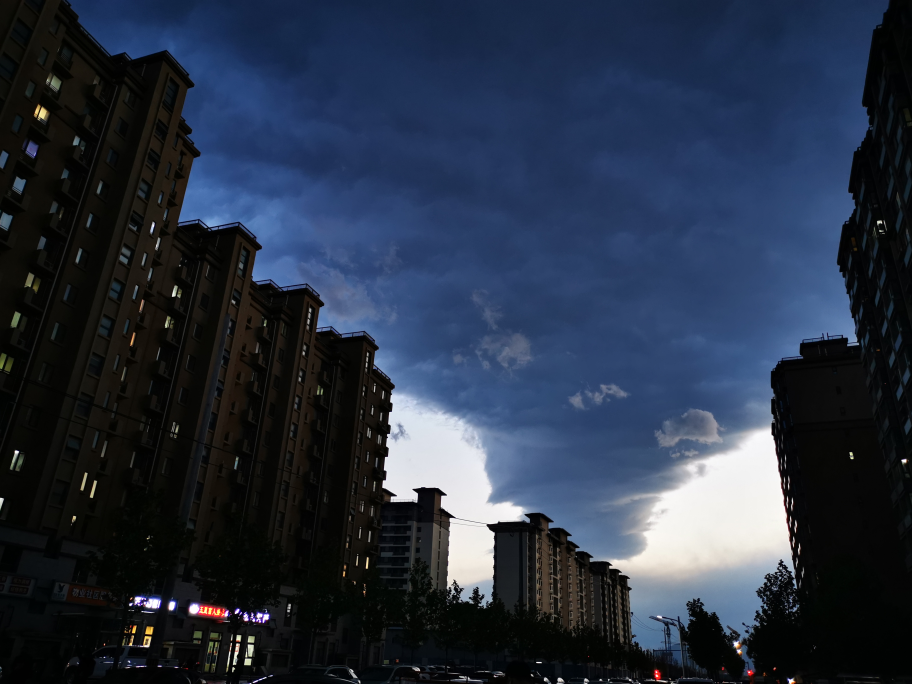
#> input picture datasets/lowlight/IMG_20200419_191100.jpg, 3648 x 2736 px (shown at 1/4 size)
$ python code2_multiscale_retinex.py
#> lines starting #> are read from the running program, lines starting #| are printed output that depends on the picture
import cv2
import numpy as np
import os

def single_scale_retinex(img, sigma):
    img = img.astype(np.float32) + 1.0
    img_blur = cv2.GaussianBlur(img, ksize=[0, 0], sigmaX=sigma)
    retinex = np.log(img / 256.0) - np.log(img_blur / 256.0)
    for cidx in range(retinex.shape[-1]):
        retinex[:, :, cidx] = cv2.normalize(retinex[:, :, cidx],\
                                     None, 0, 255, cv2.NORM_MINMAX)
    retinex = np.clip(retinex, a_min=0, a_max=255).astype(np.uint8)
    return retinex


def multi_scale_retinex(img, sigma_ls):
    img = img.astype(np.float32) + 1.0
    retinex_sum = None
    num_scale = len(sigma_ls)
    for sigma in sigma_ls:
        img_blur = cv2.GaussianBlur(img, ksize=[0, 0], sigmaX=sigma)
        retinex = np.log(img / 256.0) - np.log(img_blur / 256.0)
        if retinex_sum is None:
            retinex_sum = retinex
        else:
            retinex_sum += retinex
    retinex = retinex_sum / num_scale
    for cidx in range(retinex.shape[-1]):
        retinex[:, :, cidx] = cv2.normalize(retinex[:, :, cidx],\
                                    None, 0, 255, cv2.NORM_MINMAX)
    retinex = np.clip(retinex, a_min=0, a_max=255).astype(np.uint8)
    return retinex


def color_restoration(img, retinex):
    A = np.log(np.sum(img, axis=2, keepdims=True))
    retinex = retinex * (np.log(125.0 * img) - A)
    return retinex


def simplest_color_balance(img, dark_percent, light_percent):
    N = img.shape[0] * img.shape[1]
    dark_thr, light_thr = int(dark_percent * N), int(light_percent * N)
    res = img.copy()
    for cidx in range(img.shape[-1]):
        cur_ch = res[:, :, cidx]
        sorted_ch = sorted(cur_ch.flatten())
        mini, maxi = sorted_ch[dark_thr], sorted_ch[-light_thr]
        res[:, :, cidx] = np.clip((cur_ch - mini) / (maxi - mini),
                            a_min=0, a_max=1) * 255.0
    return res


def MSR_color_restoration(img, sigma_ls, dark_percent, light_percent):
    img = img.astype(np.float32) + 1.0
    retinex_sum = None
    num_scale = len(sigma_ls)
    for sigma in sigma_ls:
        img_blur = cv2.GaussianBlur(img, ksize=[0, 0], sigmaX=sigma)
        retinex = np.log(img) - np.log(img_blur)
        if retinex_sum is None:
            retinex_sum = retinex
        else:
            retinex_sum += retinex
    retinex = retinex_sum / num_scale
    output = color_restoration(img, retinex)
    output = simplest_color_balance(output, dark_percent, light_percent)
    output = np.clip(output, a_min=0, a_max=255).astype(np.uint8)
    return output


def MSR_color_preservation(img, sigma_ls, dark_percent, light_percent):
    img = img.astype(np.float32) + 1.0
    retinex_sum = None
    gray = np.mean(img, axis=2, keepdims=True)
    num_scale = len(sigma_ls)
    for sigma in sigma_ls:
        gray_blur = cv2.GaussianBlur(gray, ksize=[0, 0], sigmaX=sigma)
        gray_blur = np.expand_dims(gray_blur, axis=2)
        retinex = np.log(gray) - np.log(gray_blur)
        if retinex_sum is None:
            retinex_sum = retinex
        else:
            retinex_sum += retinex
    retinex = retinex_sum / num_scale
    retinex = simplest_color_balance(retinex, dark_percent, light_percent)
    B = np.max(img, axis=2, keepdims=True)
    gray_ratio = retinex / gray
    A = np.minimum(255.0 / B, gray_ratio)
    output = (img * A).astype(np.uint8)
    return output


if __name__ == "__main__":

    os.makedirs('./results/retinex', exist_ok=True)
    impath = "../datasets/lowlight/IMG_20200419_191100.jpg"
    lowlight = cv2.imread(impath)[:,:,::-1]
    h, w = lowlight.shape[:2]
#> h = 2736; w = 3648
    img = cv2.resize(lowlight, (w//4, h//4))
    sigma_ls = [15, 80, 250]
    for sigma in sigma_ls:
        ssr_out = single_scale_retinex(img, sigma=sigma)
        cv2.imwrite(f'./results/retinex/ssr_out_sigma{sigma}.png',\
                                            ssr_out[:,:,::-1])
    msr_out = multi_scale_retinex(img, sigma_ls=sigma_ls)
    cv2.imwrite(f'./results/retinex/msr_out.png', msr_out[:,:,::-1])
    msrcr_out = MSR_color_restoration(img, sigma_ls, 0.02, 0.02)
#> the loop in simplest_color_balance, `for cidx in range(img.shape[-1]):` made 3 passes
#> (mini, maxi) on passes 1 to 3: (-8.55, 3.51), (-8.77, 3.26), (-9.57, 3.07)
#> pass 1, in simplest_color_balance, `cur_ch = res[:, :, cidx]`:
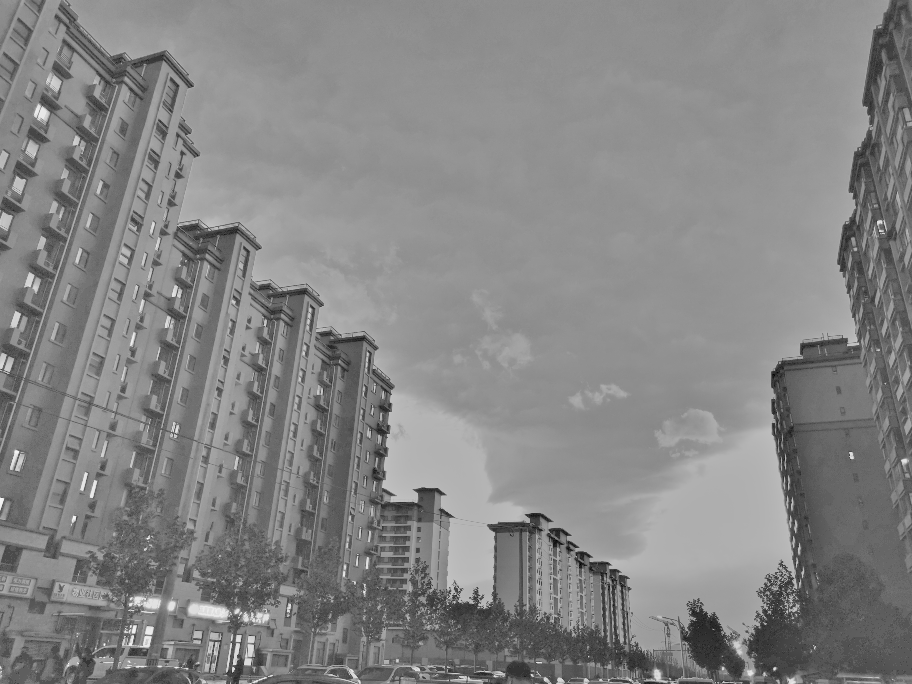
#> cur_ch: shape (684, 912) float32; min -15.33, max 11.09, mean -1.52; drawn with min black and max white
    cv2.imwrite(f'./results/retinex/msrcr_out.png', msrcr_out[:,:,::-1])
    msrcp_out = MSR_color_preservation(img, sigma_ls, 0.02, 0.02)
#> after the loop in MSR_color_preservation, `for sigma in sigma_ls:`:
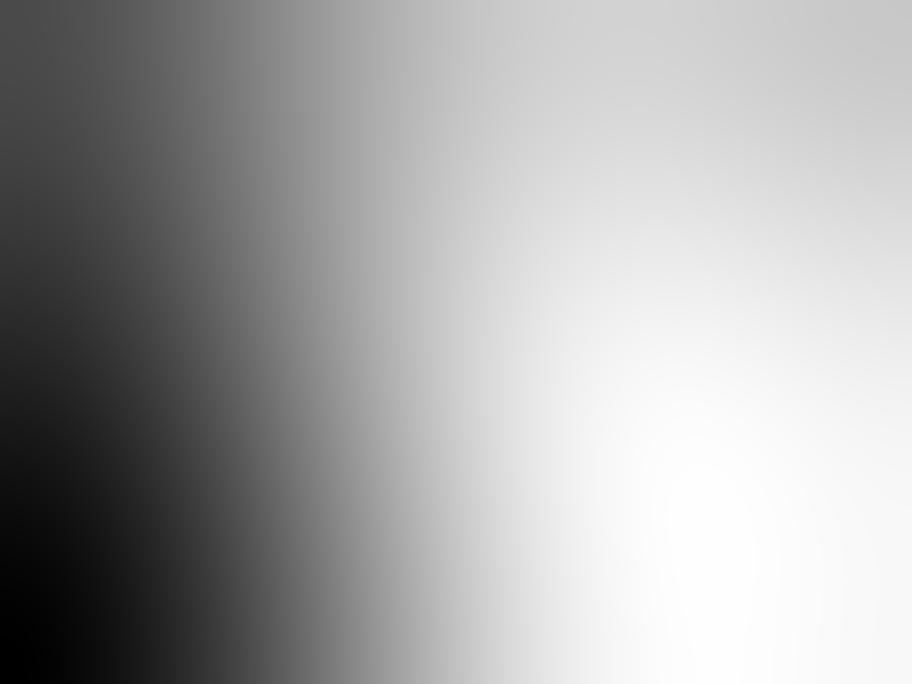
#> gray_blur: shape (684, 912, 1) float32; min 25.78, max 67.4, mean 53; drawn with min black and max white
#> call 2 of simplest_color_balance, with dark_percent = 0.02, light_percent = 0.02
#> the loop in simplest_color_balance (call 2), `for cidx in range(img.shape[-1]):` made 1 pass
#> (mini, maxi) on pass 1: (-2.42, 0.867)
#> after the loop in simplest_color_balance (call 2), `for cidx in range(img.shape[-1]):`:
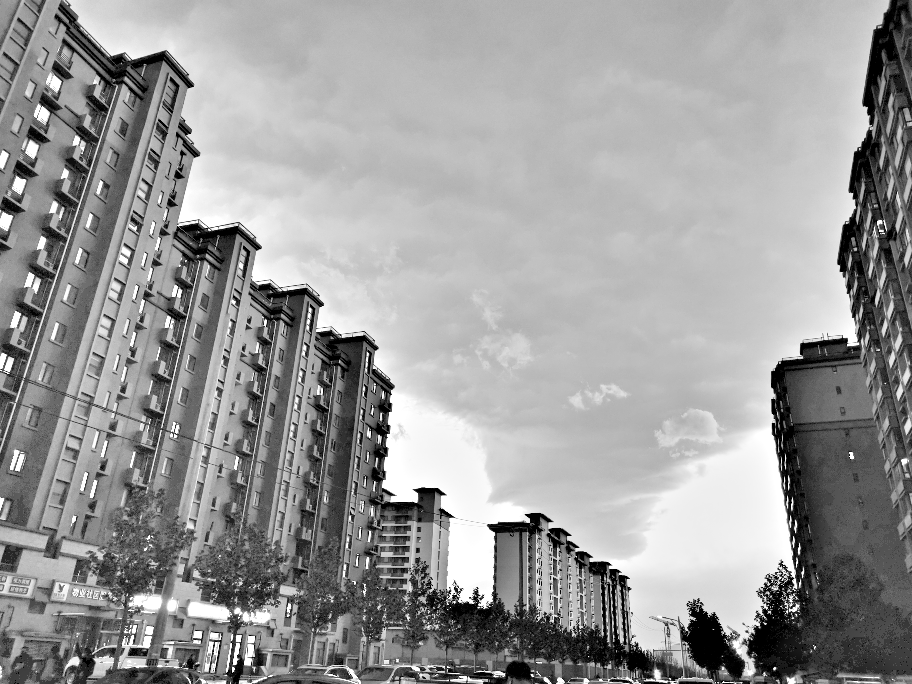
#> res: shape (684, 912, 1) float32; min 0, max 255, mean 154.3
#> in MSR_color_preservation, `B = np.max(img, axis=2, keepdims=True)`:
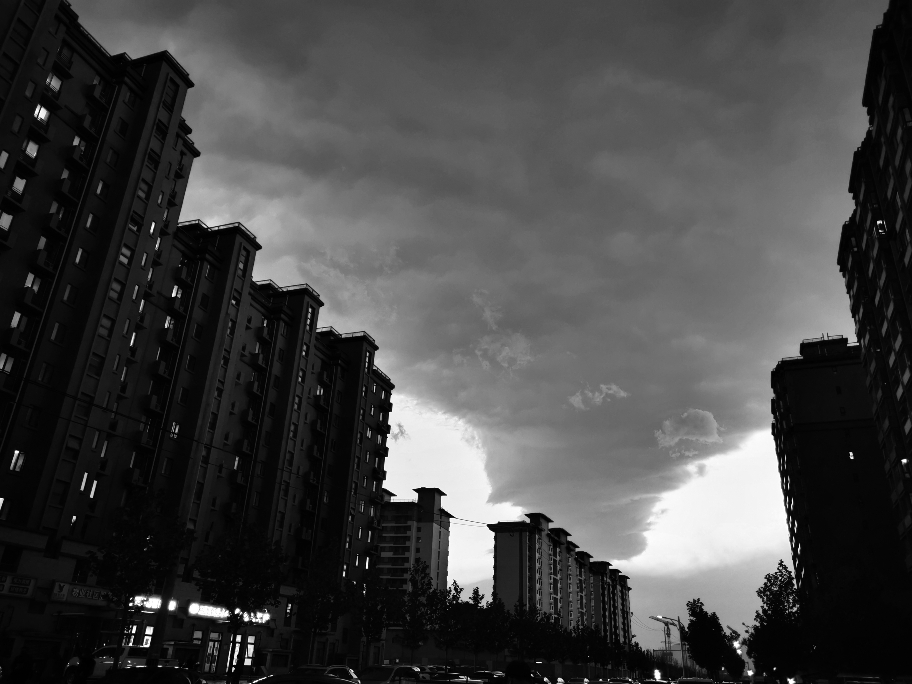
#> B: shape (684, 912, 1) float32; min 1, max 256, mean 69.9; drawn with min black and max white
#> in MSR_color_preservation, `gray_ratio = retinex / gray`:
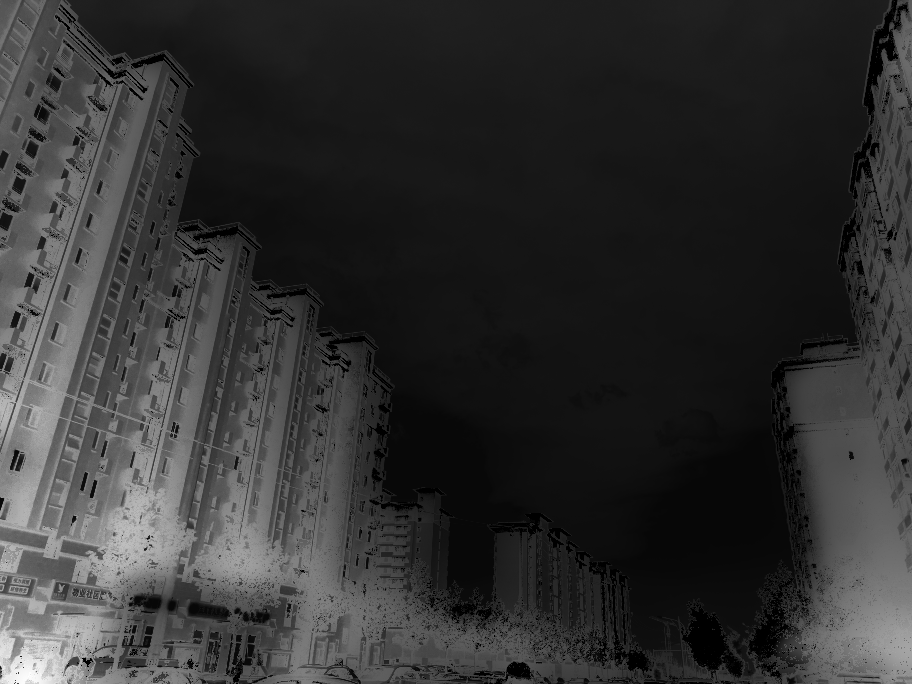
#> gray_ratio: shape (684, 912, 1) float32; min 0, max 32.76, mean 6.4; drawn with min black and max white
#> in MSR_color_preservation, `output = (img * A).astype(np.uint8)`:
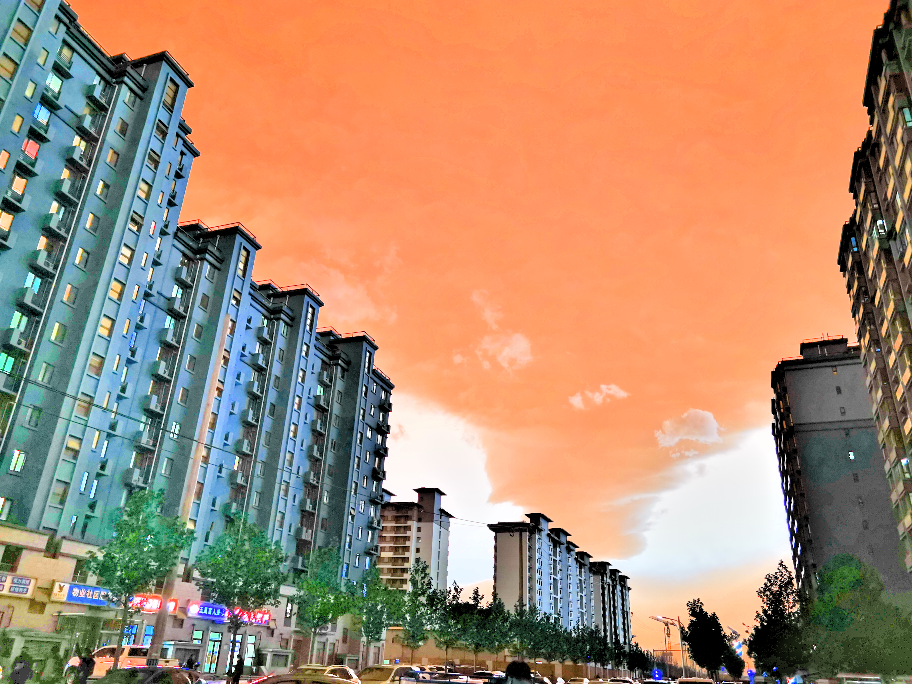
#> output: shape (684, 912, 3); mean of channels 0, 1, 2 114, 140, 174.8; drawn as B, G, R
    cv2.imwrite(f'./results/retinex/msrcp_out.png', msrcp_out[:,:,::-1])
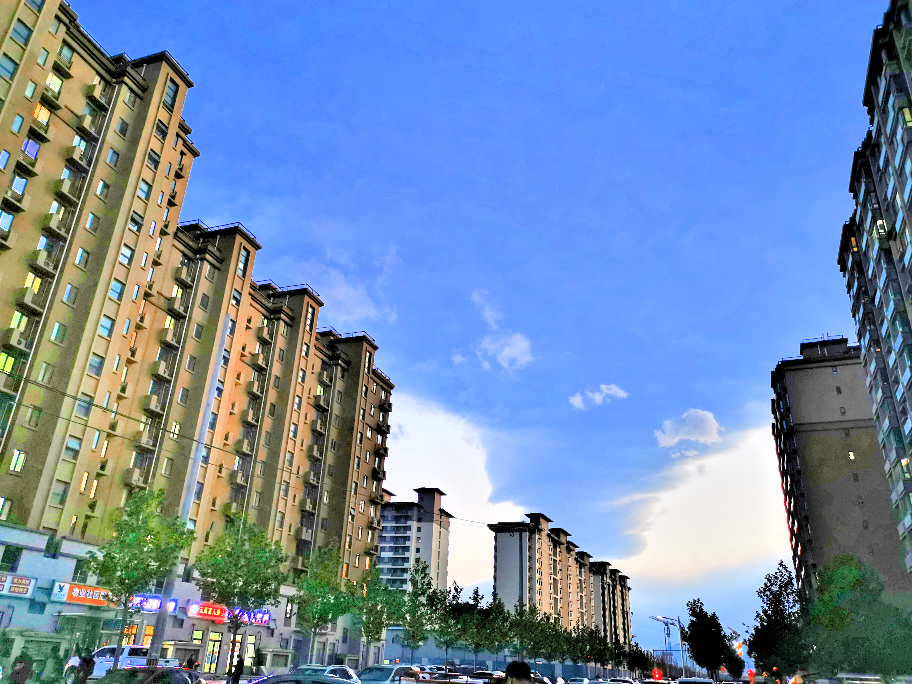
#> saved as msrcp_out.png: shape (684, 912, 3); mean B, G, R 174.8, 140, 114
